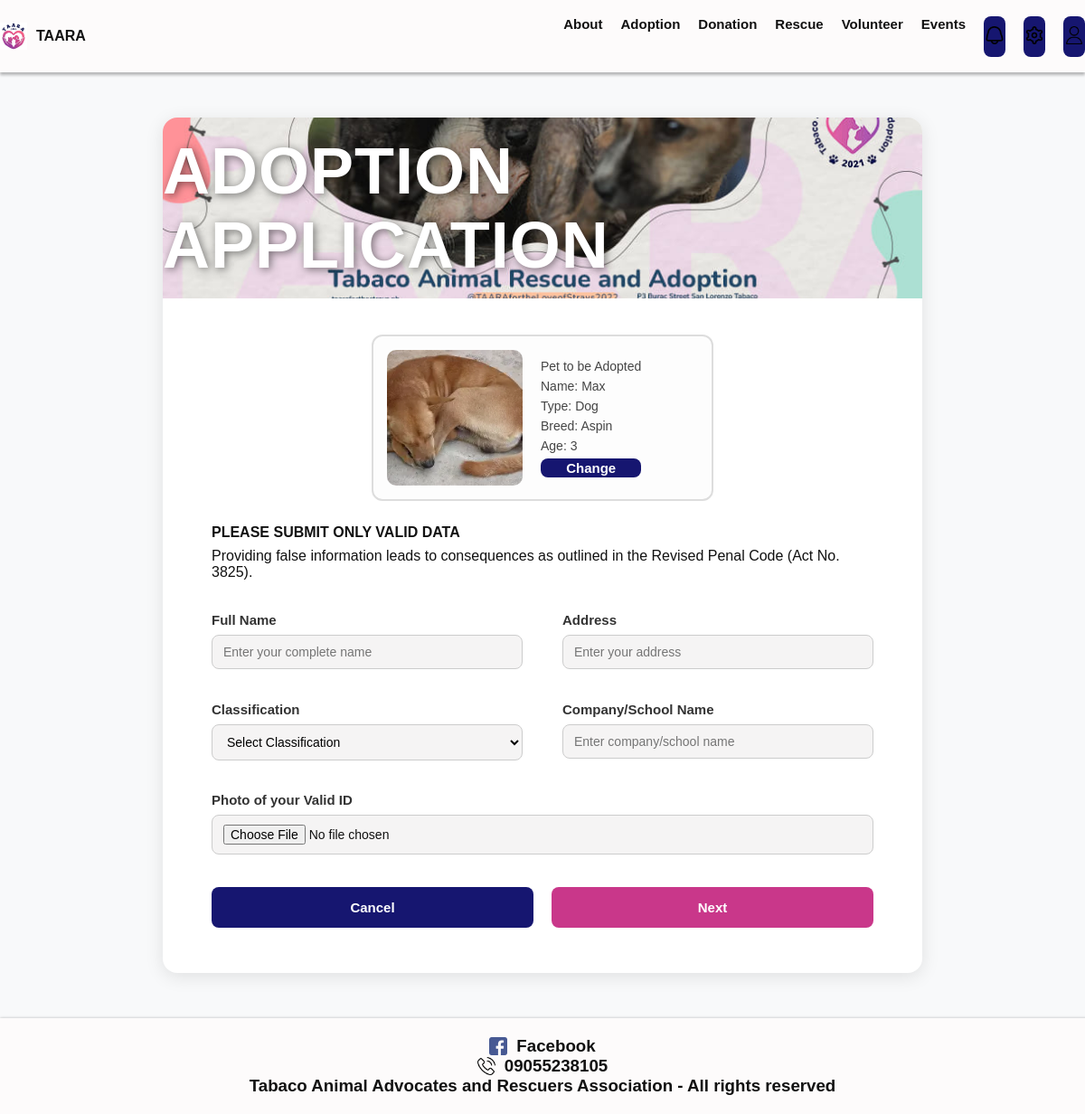
Page /adoption-application.php?adoptionId=2 on the committed database.
### tables this page shows
CREATE TABLE `animal` (
  `animal_id` int(25) NOT NULL,
  `name` varchar(255) NOT NULL,
  `description` varchar(1000) NOT NULL,
  `type` varchar(255) NOT NULL,
  `breed` varchar(255) NOT NULL,
  `gender` varchar(20) NOT NULL,
  `age` int(10) NOT NULL,
  `behavior` varchar(225) NOT NULL,
  `date_rescued` date NOT NULL,
  `status` varchar(255) NOT NULL,
  `img` varchar(500) NOT NULL DEFAULT 'dog.png'
);

### includes/db_connection.php (called while the page is built, shortened)
<?php
function connect() {
    $servername =  "localhost";
    $username =  "root";
    $password =  "";
    $dbname =  "taara_db";
    $conn = new mysqli($servername, $username, $password, $dbname);
    return $conn;
}
function getAnimalData($target_id) {
    $conn = connect();
    $stmt = $conn->prepare("SELECT animal_id, name, description, type, breed, gender, age, date_rescued, img
                            FROM animal WHERE animal_id = ?");
    $stmt->bind_param("i", $target_id);
    $stmt->execute();
    $result = $stmt->get_result();
    $data = null;
    if ($row = $result->fetch_assoc()) {
        $data = [
            "id"     => $row['animal_id'],
            "name"   => $row['name'],
            "desc"   => $row['description'],
            "type"   => $row['type'],
            "breed"  => $row['breed'],
            "gender" => $row['gender'],
            "age"    => $row['age'],
            "date"   => $row['date_rescued'],
            "img"    => $row['img']
        ];
    }
    return $data;
}

### adoption-application.php (the view, shortened to what this page needs)
<?php
include "includes/db_connection.php";
?>
<!DOCTYPE html>
<html lang="en">
  <head>
    <link rel="stylesheet" href="CSS/globals.css">
    <link rel="stylesheet" href="CSS/index.css">
    <link rel="stylesheet" href="CSS/donation.css">
  </head>
  <body>
    <header class="site-header">
        <div class="nav-left">
            <img src="Assets/UI/Taara_Logo.webp" class="brand-logo">
            <p class="brand-name">TAARA</p>
        </div>
        <div class="nav-right">
            <a class="nav-link" href="index.php">About</a>
            <a class="nav-link" href="adoption.php">Adoption</a>
            <a class="nav-link" href="donation.php">Donation</a>
            <a class="nav-link" href="rescue.php">Rescue</a>
            <a class="nav-link" href="volunteer.php">Volunteer</a>
            <a class="nav-link" href="events.php">Events</a>
            <button class="user-action"><img src="Assets/UI/bell.png" class="user-action-img"></button>
            <button class="user-action"><img src="Assets/UI/settings.png" class="user-action-img"></button>
            <button class="user-action"><img src="Assets/UI/user_icon.png" class="user-action-img"></button>
        </div>
    </header>
    <main>
  <div class="application-container">
    <div class="banner">
      <h1>ADOPTION APPLICATION</h1>
    </div>
    <form action="adoption_screening.php" method="post" enctype="multipart/form-data">
      <?php
        $data = getAnimalData(@$_GET['adoptionId']);
      ?>
      <fieldset class="animal-card">
        <img class="pet-img-preview" src="Assets/Pets/<?php echo $data['img']; ?>">
        <div class="pet-info">
          <strong><p class="pet-detail">Pet to be Adopted</p></strong>
          <p class="pet-detail">Name: <?php echo $data['name'];?></p>
          <p class="pet-detail">Type: <?php echo $data['type'];?></p>
          <p class="pet-detail">Breed: <?php echo $data['breed'];?></p>
          <p class="pet-detail">Age: <?php echo $data['age'];?></p>
          <button type="button" onclick="window.location.href='adoption.php'">Change</button>
        </div>
      </fieldset>
      <fieldset>
        <p><strong>PLEASE SUBMIT ONLY VALID DATA</strong></p>
        <p>Providing false information leads to consequences as outlined in the Revised Penal Code (Act No. 3825).</p>
      </fieldset>
      <div class="form-row">
        <fieldset>
          <label>Full Name</label>
          <input type="text" name="full_name" placeholder="Enter your complete name" required>
        </fieldset>
        <fieldset>
          <label>Address</label>
          <input type="text" name="address" placeholder="Enter your address" required>
        </fieldset>
      </div>
      <div class="form-row">
        <fieldset>
          <label>Classification</label>
          <select name="classification" required>
            <option value="">Select Classification</option>
          </select>
        </fieldset>
        <fieldset>
          <label>Company/School Name</label>
          <input type="text" name="comp_name" placeholder="Enter company/school name" required>
        </fieldset>
      </div>
      <fieldset>
        <label>Photo of your Valid ID</label>
        <input type="file" name="id_img" accept="image/*" required>
      </fieldset>
      <fieldset>
        <span class="button-row">
          <button type="reset" name="reset">Cancel</button>
          <button type="submit" class="submit" name="submit">Next</button>
        </span>
      </fieldset>
    </form>
  </div>
</main>
    <footer class="site-footer">
        <div class="footer-content">
            <img src="Assets/UI/facebook.png" class="footer-content-img">
            <h3 class="footer-content-text">Facebook</h3>
        </div>
        <div class="footer-content">
            <img src="Assets/UI/phone.png" class="footer-content-img">
            <h3 class="footer-content-text">09055238105</h3>
        </div><div class="footer-content">
            <h3 class="footer-content-text">Tabaco Animal Advocates and Rescuers Association - All rights reserved</h3>
        </div>
    </footer>
  </body>
</html>

### CSS/globals.css (style rules this page uses)
* { -webkit-font-smoothing: antialiased; box-sizing: border-box; }
:root { --color-primary: rgb(22, 22, 112); --color-highlight: rgb(219, 183, 220); --color-text: rgb(17, 17, 17); --color-text-secondary: rgb(251, 251, 251); --color-text-disabled: rgba(17, 17, 17, 0.5); --color-bg: rgb(245, 244, 244); --color-fg: rgb(253, 251, 251); --color-border: rgba(137, 137, 233, 0.696); --color-shadow: rgba(148, 148, 148, 0.497); --font-family: Arial, Helvetica, sans-serif;; }
* { margin: 0; }
body, html { height: 100%; width: 100%; color: var(--color-text); font-family: var(--font-family); }
a { text-decoration: none; color: var(--color-text); }
button { border-radius: 20px; padding: 2px; border: none; background: none; cursor: pointer; font-family: inherit; }
form { display: flex; flex-direction: column; width: 100%; align-items: center; justify-content: flex-start }
input, option, textarea, select { background-color: var(--color-bg); border-radius: 10px; border: 2px solid var(--color-border); padding: 2.5px; width: 100%; }
.site-header { height: 10dvh; width: auto; position: sticky; z-index: 100; background-color: var(--color-fg); box-shadow: 0px 3px 3px 0px rgba(0, 0, 0, 0.275); display: flex; flex-direction: row; align-items: center; justify-content: center; }
.nav-left, .nav-right { display: flex; flex-direction: row; }
.nav-left { margin-right: auto; column-gap: 10px; }
.nav-right { margin-left: auto; column-gap: 20px; }
.brand-logo { height: 30px; }
.brand-name { font-weight: bold; align-self: center; }
.nav-link { font-size: 15px; font-weight: bold; }
.user-action { border: none; background-color: inherit; }
.user-action-img { height: 20px; width: 20px; }
.site-footer { width: auto; height: auto; color: var(--color-text-primary); background-color: var(--color-fg); box-shadow: 3px 3px 3px 3px rgba(0, 0, 0, 0.275); padding-block: 20px; }
.footer-content { display: flex; flex-direction: row; align-items: center; justify-content: center; gap: 10px; }
.footer-content img { height: 20px; width: 20px; }
label { font-size: 15px; }

### adoption-application.php (style rules this page uses)
body { min-height: 100%; background-color: #f8f9fa; }
main { display: flex; flex-direction: column; align-items: center; justify-content: center; padding: 50px 0; }
.application-container { width: 70%; background: white; box-shadow: 0 4px 20px rgba(0,0,0,0.1); border-radius: 16px; overflow: hidden; display: flex; flex-direction: column; align-items: center; }
.banner { width: 100%; height: 200px; background-image: url('Assets/Images/rescue_banner.jpg'); background-repeat: no-repeat; background-size: cover; background-position: center; display: flex; align-items: center; justify-content: center; color: white; font-size: 36px; font-weight: 800; letter-spacing: 1px; text-shadow: 2px 2px 10px rgba(0,0,0,0.5); }
form { width: 90%; display: flex; flex-direction: column; gap: 20px; padding: 40px 0; }
.form-row { display: flex; gap: 20px; width: 100%; }
fieldset { border: none; display: flex; flex-direction: column; gap: 8px; width: 100%; }
label { font-weight: 600; color: #333; }
input, select, textarea { width: 100%; padding: 10px 12px; border: 1px solid #ccc; border-radius: 8px; font-size: 14px; box-sizing: border-box; }
.animal-card { display: flex; flex-direction: row; align-items: center; justify-content: flex-start; gap: 20px; border: 2px solid #ddd; border-radius: 12px; padding: 15px; background: #fdfdfd; width: 50%; }
.pet-img-preview { width: 150px; height: 150px; border-radius: 10px; object-fit: cover; }
.pet-info { display: flex; flex-direction: column; gap: 6px; font-size: 14px; color: #444; }
.pet-info .pet-detail { font-weight: 500; }
span.button-row { display: flex; justify-content: center; gap: 20px; width: 100%; }
button { flex: 1; height: 45px; border: none; border-radius: 8px; cursor: pointer; font-weight: 600; transition: all 0.2s ease; font-size: 15px; }
.submit { background-color: #c9378a; color: white; }
button:not(.submit) { background-color: #161670; color: white; }

### rows in the picture
animal: img (picture), name "Max", type "Dog", breed "Aspin", age "3"
